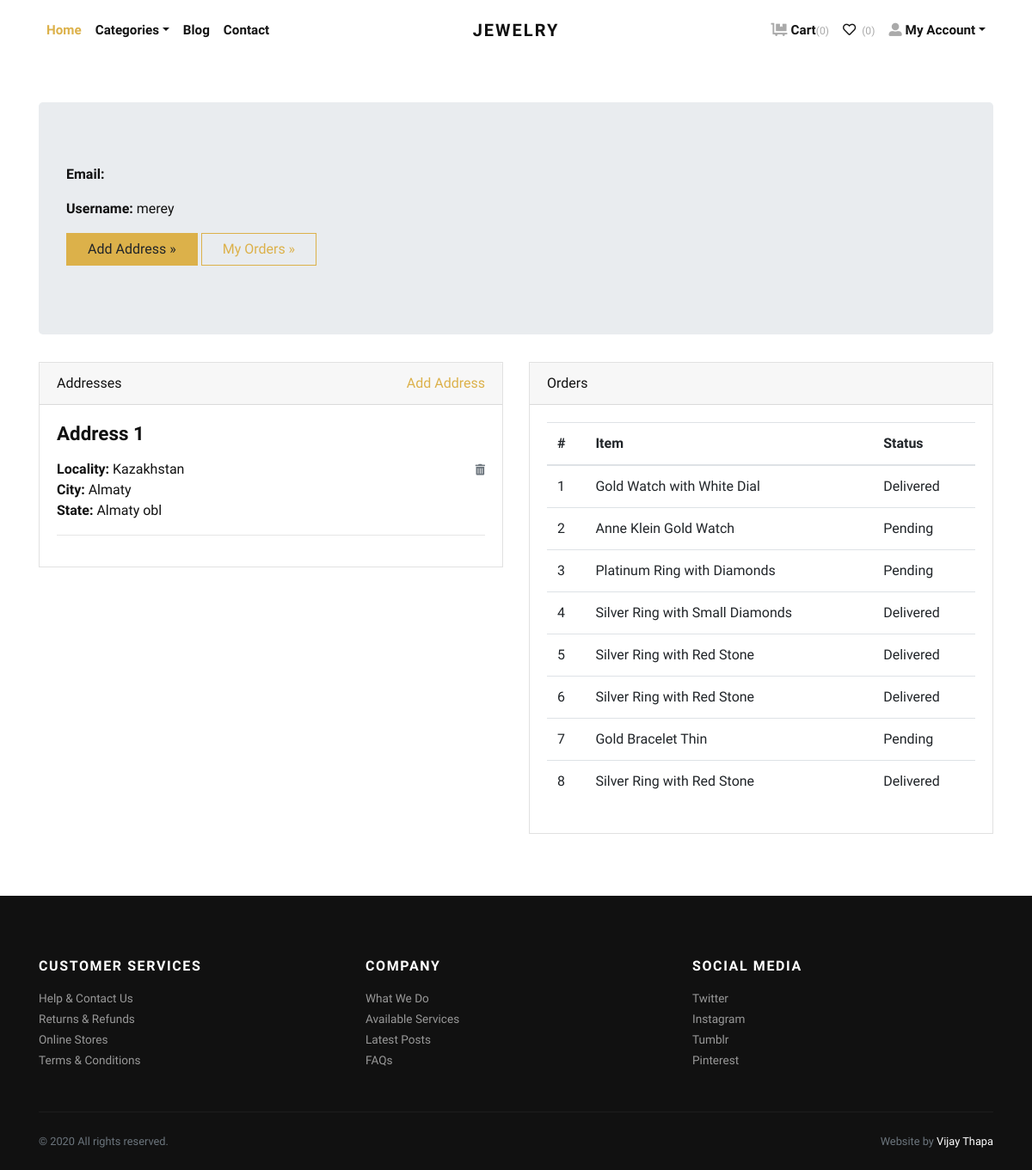
The app's page /accounts/profile/ (signed in) with its own data.
### store/models.py (models this page shows, shortened)
class Address(models.Model):
    user = models.ForeignKey(User, verbose_name="User", on_delete=models.CASCADE)
    locality = models.CharField(max_length=150, verbose_name="Nearest Location")
    city = models.CharField(max_length=150, verbose_name="City")
    state = models.CharField(max_length=150, verbose_name="State")

class Order(models.Model):
    user = models.ForeignKey(User, verbose_name="User", on_delete=models.CASCADE)
    address = models.ForeignKey(Address, verbose_name="Shipping Address", on_delete=models.CASCADE)
    product = models.ForeignKey(Product, verbose_name="Product", on_delete=models.CASCADE)
    quantity = models.PositiveIntegerField(verbose_name="Quantity")
    ordered_date = models.DateTimeField(auto_now_add=True, verbose_name="Ordered Date")
    status = models.CharField(
        choices=STATUS_CHOICES,
        max_length=50,
        default="Pending"
        )

class Product(models.Model):
    title = models.CharField(max_length=150, verbose_name="Product Title")
    slug = models.SlugField(max_length=160, verbose_name="Product Slug")
    sku = models.CharField(max_length=255, unique=True, verbose_name="Unique Product ID (SKU)")
    short_description = models.TextField(verbose_name="Short Description")
    detail_description = models.TextField(blank=True, null=True, verbose_name="Detail Description")
    product_image = models.ImageField(upload_to='product', blank=True, null=True, verbose_name="Product Image")
    price = models.DecimalField(max_digits=8, decimal_places=2)
    category = models.ForeignKey(Category, verbose_name="Product Categoy", on_delete=models.CASCADE)
    is_active = models.BooleanField(verbose_name="Is Active?")
    is_featured = models.BooleanField(verbose_name="Is Featured?")
    created_at = models.DateTimeField(auto_now_add=True, verbose_name="Created Date")
    updated_at = models.DateTimeField(auto_now=True, verbose_name="Updated Date")
    class Meta:
        verbose_name_plural = 'Products'
        ordering = ('-created_at', )

### store/views.py (the view)
# urls.py: path('accounts/profile/', views.profile, name="profile"),
@login_required
def profile(request):
    addresses = Address.objects.filter(user=request.user)
    orders = Order.objects.filter(user=request.user)
    return render(request, 'account/profile.html', {'addresses':addresses, 'orders':orders})

### store/context_preprocessors.py (called while the page is built)
def store_menu(request):
    categories = Category.objects.filter(is_active=True)
    context = {
        'categories_menu': categories,
    }
    return context

def cart_menu(request):
    if request.user.is_authenticated:
        cart_items= Cart.objects.filter(user=request.user)
        context = {
            'cart_items': cart_items,
        }
    else:
        context = {}
    return context

### templates/account/profile.html (shortened to what this page needs)
{% extends 'base.html' %}
{% load static %}
    {% block content %}
      <div class="container py-5">
        <div class="jumbotron">
          <p><strong>Email:</strong> {{request.user.email}}</p>
          <p><strong>Username:</strong> {{request.user.username}}</p>
          <p><a class="btn btn-primary btn-large" href="{% url 'store:add-address' %}">Add Address »</a> <a class="btn btn-outline-primary btn-large" href="#">My Orders »</a></p>
        </div>
        <div class="row">
          <div class="col-lg-6">
            <div class="card mb-4" id="headings">
              <div class="card-header">Addresses <span class="float-right"><a href="{% url 'store:add-address' %}">Add Address</a></span></div>
              <div class="card-body">
                {% if addresses %}
                    {% for address in addresses %}
                        <h4 class="mb-3">Address {{forloop.counter}}</h4>
                        <span class="float-right"><a href="{% url 'store:remove-address' address.id %}"><i class="fas fa-trash-alt small text-muted"></i></a></span>
                        <p>
                            <strong>Locality: </strong>{{address.locality}} <br>
                            <strong>City: </strong>{{address.city}} <br>
                            <strong>State: </strong>{{address.state}} <br>
                        </p>
                        <hr>
                    {% endfor %}
                {% else %}
                <div class="text-danger">
                  Address not Added.
                </div>
                {% endif %}
              </div>
            </div>
          </div>
          <div class="col-lg-6">
            <div class="card mb-4" id="tables">
              <div class="card-header">Orders</div>
              <div class="card-body">
                <table class="table table-hover">
                  <thead>
                    <tr>
                      <th>#</th>
                      <th>Item</th>
                      <th>Status</th>
                    </tr>
                  </thead>
                  <tbody>
                    {% if orders %}
                      {% for order in orders %}
                        <tr>
                          <td>{{forloop.counter}}</td>
                          <td>{{order.product.title}}</td>
                          <td>
                            {{order.status}}
                          </td>
                        </tr>
                      {% endfor %}
                    {% else %}
                    <tr>
                      <td class="text-danger" colspan="3">You've not Ordered anything yet.</td>
                    </tr>
                    {% endif %}
                  </tbody>
                </table>
              </div>
            </div>
          </div>
        </div>
      </div>
{% endblock content %}

### jewelryshop/static/css/style.default.css (style rules this page uses)
strong { font-weight: 700; }
.btn { font-weight: 400; border: 1px solid transparent; font-family: inherit; padding: 0.375rem 1.5rem; font-size: 1rem; line-height: 1.5; border-radius: 0; transition: color 0.15s ease-in-out, background-color 0.15s ease-in-out, border-color 0.15s ease-in-out, box-shadow 0.15s ease-in-out; }
.btn-primary { color: #212529; background-color: #dcb14a; border-color: #dcb14a; }
.btn-outline-primary { color: #dcb14a; background-color: transparent; background-image: none; border-color: #dcb14a; }
body { font-family: "Libre Franklin", sans-serif; font-size: 1rem; font-weight: 400; line-height: 1.5; color: #111111; background-color: #fff; }
a { color: #dcb14a; text-decoration: none; }
h1, h2, h3, h4, h5, h6, .h1, .h2, .h3, .h4, .h5, .h6 { margin-bottom: 0.5rem; font-family: inherit; font-weight: 900; line-height: 1.2; color: inherit; }
h4, .h4 { font-size: 1.4rem; }
hr { border-top: 1px solid rgba(17, 17, 17, 0.1); }
small, .small { font-size: 80%; font-weight: 400; }
.card { background-color: #fff; border: 1px solid rgba(17, 17, 17, 0.125); border-radius: 0; }
.card-body { padding: 1.25rem; }
.card-header { padding: 0.75rem 1.25rem; background-color: rgba(17, 17, 17, 0.03); border-bottom: 1px solid rgba(17, 17, 17, 0.125); }
.card-header:first-child { border-radius: calc(0 - 1px) calc(0 - 1px) 0 0; }

### records on screen
Address: locality "Kazakhstan", city "Almaty", state "Almaty obl"
Order: product "Gold Watch with White Dial", status "Delivered"
Order: product "Anne Klein Gold Watch", status "Pending"
Order: product "Platinum Ring with Diamonds", status "Pending"
Order: product "Silver Ring with Small Diamonds", status "Delivered"
Order: product "Silver Ring with Red Stone", status "Delivered"
Order: product "Silver Ring with Red Stone", status "Delivered"
Order: product "Gold Bracelet Thin", status "Pending"
Order: product "Silver Ring with Red Stone", status "Delivered"

### other values on screen
{{ cart_items.count }} "0"
{{ request.user.username }} "merey"
